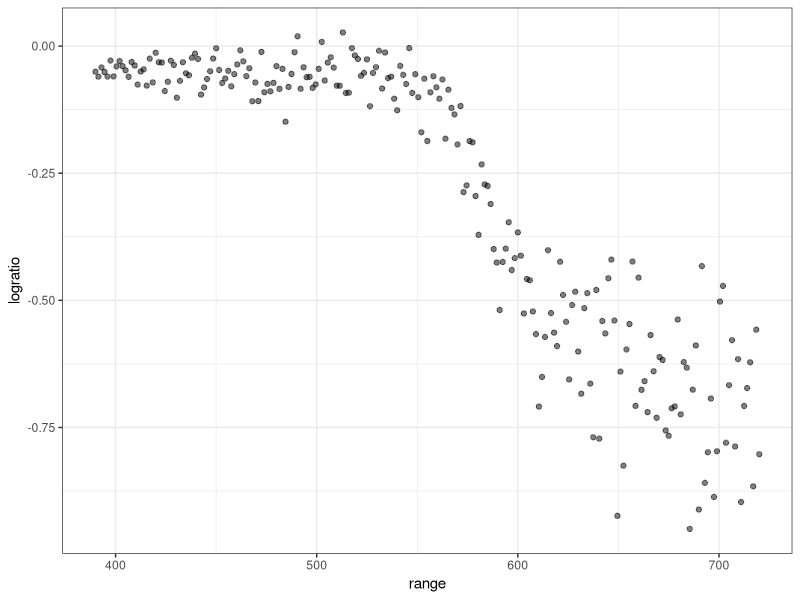
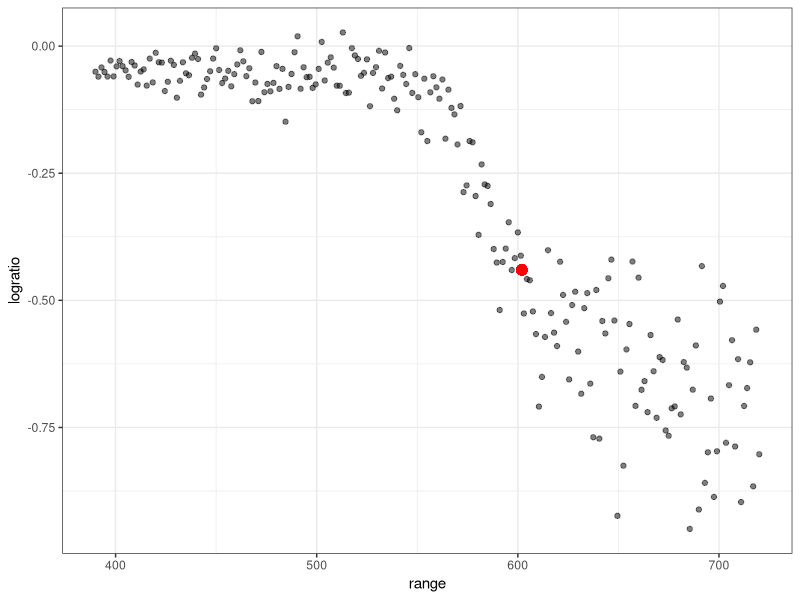
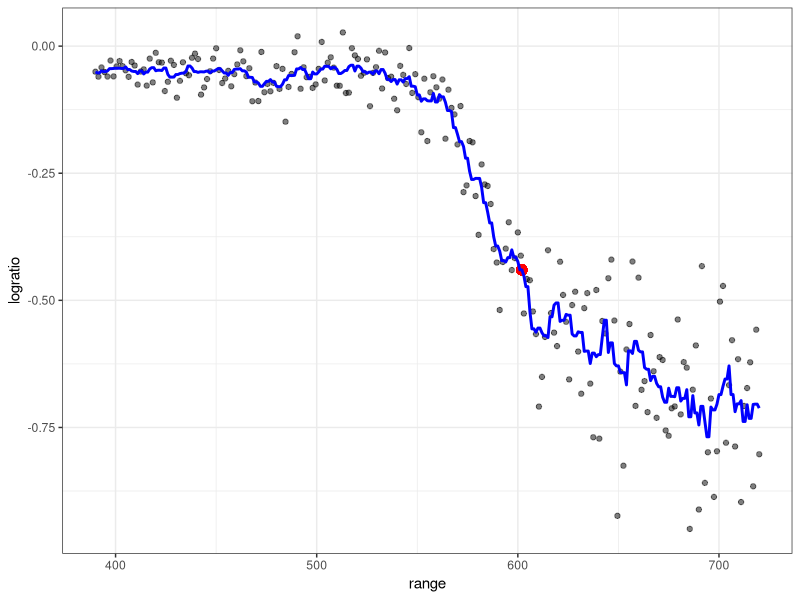
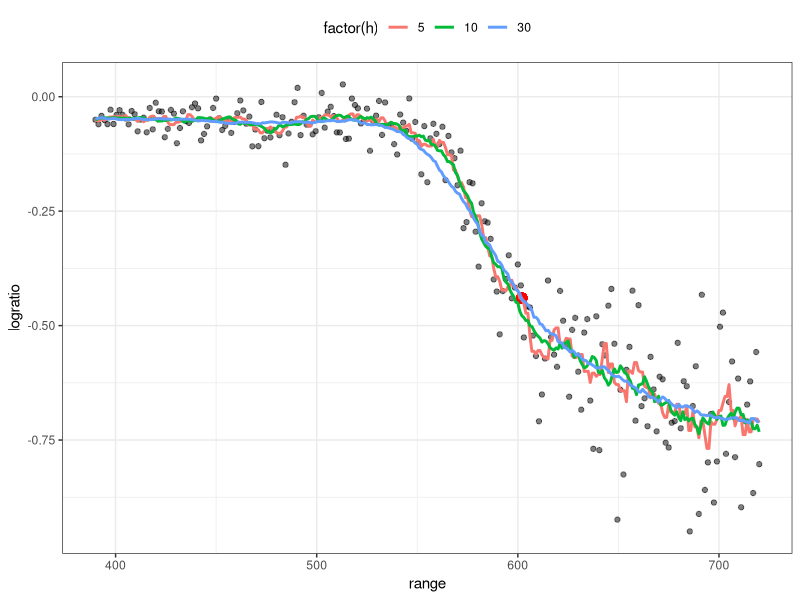
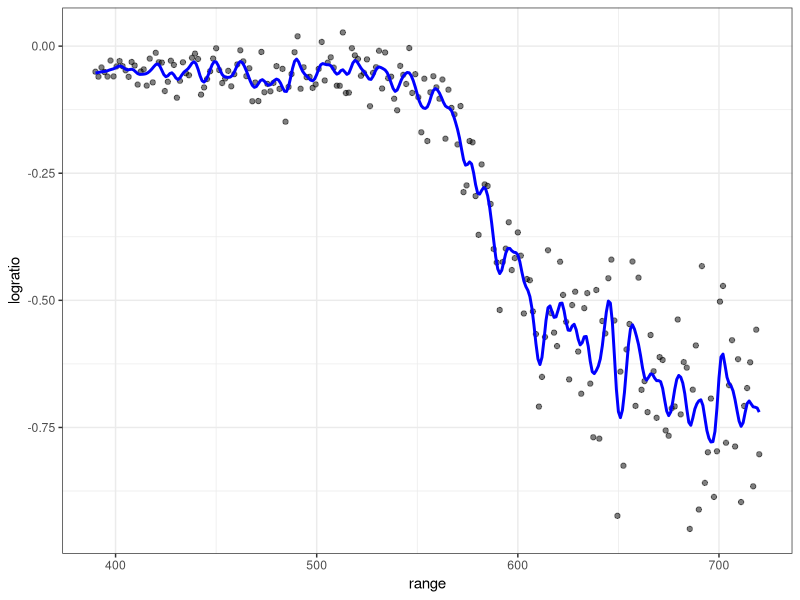
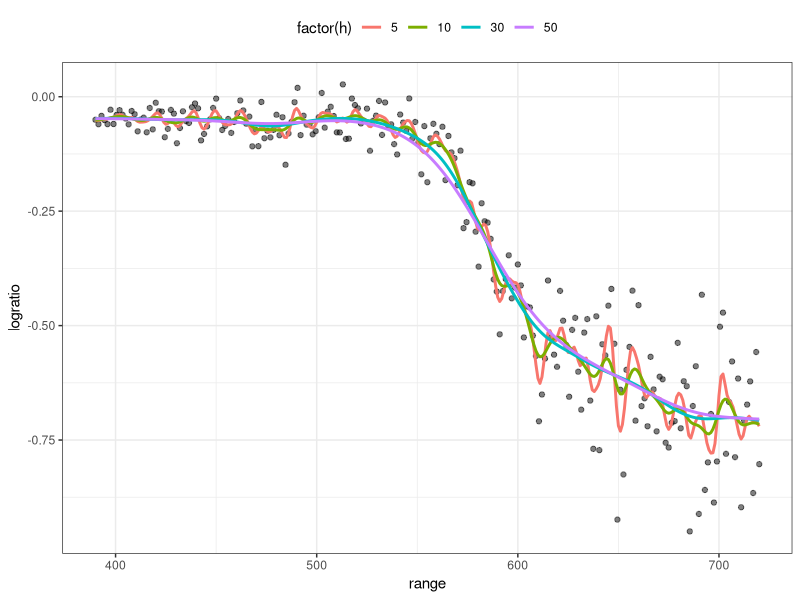
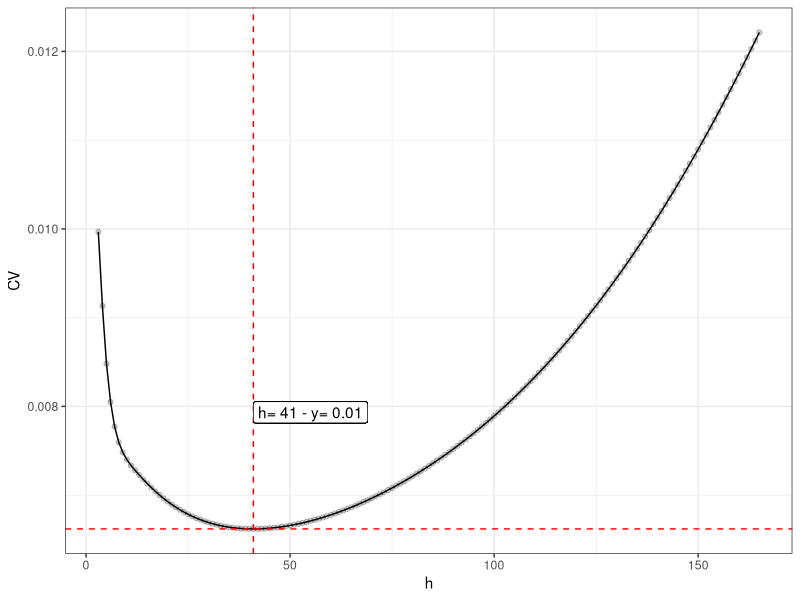
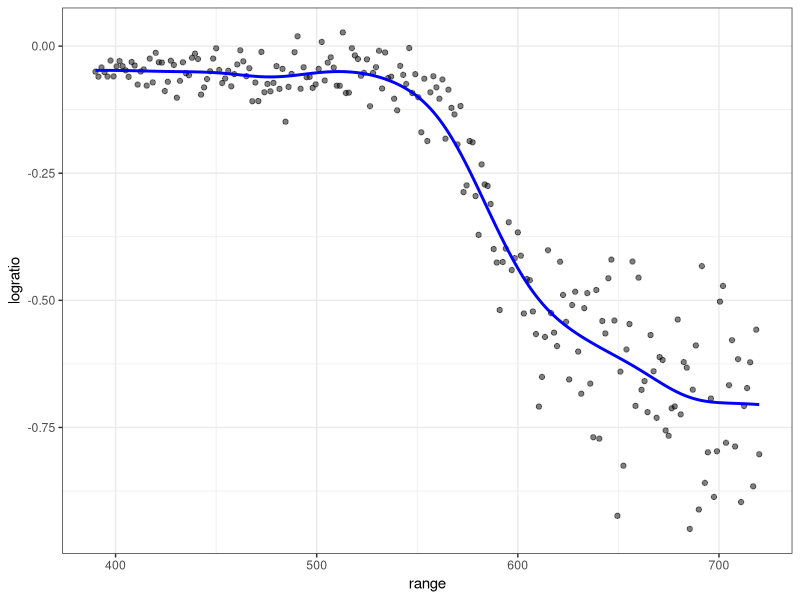

Here is the R script that generated these plots, in order:
library(tidyverse)
library(here)
library(FNN)

lidar <- read_delim(here("aprendizaje_estadistico/Pr_2/data/lidar.txt"), delim = ' ') %>%
  rename('logratio' = 'int.conc')
lidar %>% head()

# Ejercicio 1 ####
p1 <- lidar %>% 
  ggplot(aes(x = range,
             y = logratio)) +
  geom_point(alpha = .5) +
  theme_bw()
p1

# Aproximadamente hasta el valor de range = 550 no hay una relación entre ambas variables,
# pero a partir de ahí comienza a haber un decrecimiento de logratio al aumentar range.
# Después de los 600 la relación se vuelve mucho más ruidosa (más variabilidad).

# Ejercicio 2 ####
pred_prom_loc <- function(x, y, x_nueva, h) {
  mean(y[abs(x-x_nueva)<=h])
}

pred_prom_loc(x = lidar$range, 
              y = lidar$logratio,
              x_nueva = 602,
              h = 5)

p2 <- p1 +
  geom_point(x = 602, y = pred_prom_loc(x = lidar$range, 
                                        y = lidar$logratio, 
                                        x_nueva = 602, 
                                        h = 5), 
             color = "red", 
             size = 3) 
p2

# Ejercicio 3 ####
# Solo con h=5
lidar_pred <-tibble(range = seq(min(lidar$range), max(lidar$range))) %>%
  rowwise() %>%
  mutate(logratio_pred = pred_prom_loc(x = lidar$range, 
                                       y = lidar$logratio,
                                       x_nueva = range,
                                       h = 5))
p3 <- p2 + 
  geom_line(data = lidar_pred, aes(x = range, y = logratio_pred), color = "blue", size = 1)
p3

# Con h=5, h=10 y h=30
lidar_pred <- expand_grid(range = seq(min(lidar$range), max(lidar$range)),
                          h = c(5, 10, 30)) %>%
  rowwise() %>%
  mutate(logratio_pred = pred_prom_loc(x = lidar$range, 
                                       y = lidar$logratio,
                                       x_nueva = range,
                                       h = h))

p3 <- p2 + 
  geom_line(data = lidar_pred, aes(x = range, y = logratio_pred, color = factor(h)), size = 1) +
  theme(legend.position = "top")
p3

# Ejercicio 4 ####
# Ahora hago la predicción con ksmooth, con un kernel normal y ancho de ventana h=5
lidar_pred_ks <-tibble(range = seq(min(lidar$range), max(lidar$range))) %>%
  rowwise() %>%
  mutate(logratio_pred = ksmooth(x = lidar$range, 
                                 y = lidar$logratio,
                                 kernel = "norm",
                                 bandwidth = 5,
                                 x.points = range)$y)

p4 <- p1 + 
  geom_line(data = lidar_pred_ks, aes(x = range, y = logratio_pred), color = "blue", size = 1)
p4

# Ejercicio 5 ####
# Repito el ejercicio 4 pero para h=10, h=30 y h=50
lidar_pred_ks <-expand_grid(range = seq(min(lidar$range), max(lidar$range)),
                            h = c(5, 10, 30, 50)) %>%
  rowwise() %>%
  mutate(logratio_pred = ksmooth(x = lidar$range, 
                                 y = lidar$logratio,
                                 kernel = "norm",
                                 bandwidth = h,
                                 x.points = range)$y)

p5 <- p1 + 
  geom_line(data = lidar_pred_ks, aes(x = range, y = logratio_pred, color = factor(h)) , size = 1) +
  theme(legend.position = "top")
p5

# Como es de esperarse, cuanto más grande la ventana más "suavizada" la estimación

# Ejercicio 6 ####
# Ahora vamos a calcular los MSE para los distintos valores de h (entregable)
MSE_ks <-expand_grid(range = lidar$range,
                     h = c(5, 10, 30, 50)) %>%
  left_join(lidar, by = "range") %>%
  rowwise() %>%
  mutate(logratio_pred = ksmooth(x = lidar$range, 
                                 y = lidar$logratio,
                                 kernel = "norm",
                                 bandwidth = h,
                                 x.points = range)$y,
         SqErr = (logratio - logratio_pred)^2) %>%
  group_by(h) %>%
  summarise(MSE = sum(SqErr)/n())

MSE_ks

# Ejercicio 7 ####
# Ahora vamos a buscar el h óptimo usando el algoritmo de LOOCV

loocv <- function(lidar, h_i) {
  CV <- rep(NA, nrow(lidar))
  for (i in (1:length(CV))) {
    pred_i <- ksmooth(x = lidar$range[-i], 
                      y = lidar$logratio[-i],
                      kernel = "norm",
                      bandwidth = h_i,
                      x.points = lidar$range[i])$y
    
    CV[i] <- (lidar$logratio[i] - pred_i)^2
  }
  mean(CV)
}

CV_h <- tibble(h = seq(3, 165)) %>%
  rowwise() %>%
  mutate(CV =  loocv(lidar, h))

cat(paste("El h óptimo es:", CV_h$h[which.min(CV_h$CV)]))

CV_h %>% ggplot(aes(x = h,
           y = CV)) +
  geom_point(alpha = .2) +
  geom_line() +
  geom_vline(xintercept = CV_h$h[which.min(CV_h$CV)], color = "red", linetype = "dashed") +
  geom_hline(yintercept = CV_h$CV[which.min(CV_h$CV)], color = "red", linetype = "dashed") + 
  geom_label(x = CV_h$h[which.min(CV_h$CV)],
            y = CV_h$CV[which.min(CV_h$CV)],
            label = paste0("h= ", CV_h$h[which.min(CV_h$CV)], " - y= ", round(CV_h$CV[which.min(CV_h$CV)], digits = 2)), 
            hjust = 0,
            vjust = -5) +
  theme_bw()

# Ejercicio 8 ####

CV_hopt <- CV_h$CV[which.min(CV_h$CV)]
CV_hopt

MSE_hopt <- lidar %>%
  rowwise() %>%
  mutate(logratio_pred = ksmooth(x = lidar$range, 
                                 y = lidar$logratio,
                                 kernel = "norm",
                                 bandwidth = CV_h$h[which.min(CV_h$CV)],
                                 x.points = range)$y,
         SqErr = (logratio - logratio_pred)^2) %>%
  ungroup() %>%
  summarise(MSE = sum(SqErr)/n())
MSE_hopt$MSE

# Es más grande el CV porque el MSE es el ajuste con todos los puntos.

# Ejercicio 9 ####
lidar_pred_ks_optim <-tibble(range = lidar$range) %>%
  rowwise() %>%
  mutate(logratio_pred = ksmooth(x = lidar$range, 
                                 y = lidar$logratio,
                                 kernel = "norm",
                                 bandwidth = CV_h$h[which.min(CV_h$CV)],
                                 x.points = range)$y)

p9 <- p1 + 
  geom_line(data = lidar_pred_ks_optim, aes(x = range, y = logratio_pred), color = "blue" , size = 1) +
  theme(legend.position = "top")
p9

# Ejercicio 10 ####
# Agreguemos la predicción para el rango=570 con pred_prom_loc como un punto rojo 
p10 <- p9 +
  geom_point(x = 570, y = pred_prom_loc(x = lidar$range, 
                                        y = lidar$logratio, 
                                        x_nueva = 570, 
                                        h = 5), 
             color = "red", 
             size = 2) 
p10

# Ejercicio 11 ####
# Ahora creamos una función para hacer la estimación con knn y la ploteamos para k=30
pred_knn <- function(x, y, x_nuevo, k) {
  mean(y[order(abs(x-x_nuevo))[1:k]])
}

lidar_pred_knn <-tibble(range = lidar$range) %>%
  rowwise() %>%
  mutate(logratio_pred = pred_knn(x = lidar$range, 
                                  y = lidar$logratio,
                                  x_nuevo = range,
                                  k = 30))

p11 <- p1 + 
  geom_line(data = lidar_pred_knn, aes(x = range, y = logratio_pred), color = "blue" , size = 1) +
  theme(legend.position = "top")
p11

# Ejercicio 12 ####
preds_knn <- tibble(range = rep(570, 3), 
                    k = c(5, 20, 40)) %>%
  rowwise() %>%
  mutate(logratio_pred_knn = pred_knn(x = lidar$range, 
                                      y = lidar$logratio,
                                      x_nuevo = range,
                                      k = k))

preds_knn

# Ejercicio 12 ####
x_train <- as.data.frame(lidar["range"])
y_train <- as.data.frame(lidar["logratio"])
k <- 40
test <- data_frame(range = 570)

knn.reg(train = x_train,
        test = test,
        y = y_train,
        k = 10)

loocv_knn <- function(lidar, k_i) {
  lidar <- as.data.frame(lidar)
  CV <- rep(NA, nrow(lidar))
  for (i in (1:length(CV))) {
    pred_i <- knn.reg(train = lidar["range"][-i,], 
                      y = lidar["logratio"][-i,],
                      test = lidar["range"][i,],
                      k = k_i)$pred
    
    CV[i] <- (lidar$logratio[i] - pred_i)^2
  }
  mean(CV)
}

# Lo testeo con 1
loocv_knn(lidar, 40)

CV_k <- tibble(k = seq(1, 50)) %>%
  rowwise() %>%
  mutate(CV =  loocv_knn(lidar, k))

cat(paste("El h óptimo es:", CV_k$k[which.min(CV_k$CV)]))

CV_k %>% ggplot(aes(x = k,
                    y = CV)) +
  geom_point(alpha = .2) +
  geom_line() +
  geom_vline(xintercept = CV_k$k[which.min(CV_k$CV)], color = "red", linetype = "dashed") +
  geom_hline(yintercept = CV_k$CV[which.min(CV_k$CV)], color = "red", linetype = "dashed") + 
  geom_label(x = CV_k$k[which.min(CV_k$CV)],
             y = CV_k$CV[which.min(CV_k$CV)],
             label = paste0("h= ", CV_k$k[which.min(CV_k$CV)], " - y= ", round(CV_k$CV[which.min(CV_k$CV)], digits = 2)), 
             hjust = 0,
             vjust = -5) +
  theme_bw()

# Ahora con el k óptimo vuelvo a calcular el ajuste y el MSE
CV_kopt <- CV_k$CV[which.min(CV_k$CV)]
CV_kopt

MSE_kopt <- lidar %>%
  rowwise() %>%
  mutate(logratio_pred = knn.reg(train = lidar$range, 
                                 y = lidar$logratio,
                                 test = data.frame(range = range),
                                 k = CV_k$k[which.min(CV_k$CV)])$pred,
         SqErr = (logratio - logratio_pred)^2) %>%
  ungroup() %>%
  summarise(MSE = sum(SqErr)/n())
MSE_kopt$MSE
# De nuevo el MSE con todos los datos es más chico que el CV

# Por último vamos a plotear la predicción
lidar_pred_knn_optim <- lidar %>%
  dplyr::select(range) %>%
  rowwise() %>%
  mutate(logratio_pred = knn.reg(train = lidar$range, 
                                 y = lidar$logratio,
                                 test = data.frame(range = range),
                                 k = CV_k$k[which.min(CV_k$CV)])$pred)

p13 <- p1 + 
  geom_line(data = lidar_pred_knn_optim, aes(x = range, y = logratio_pred), color = "blue" , size = 1) +
  theme(legend.position = "top")
p13
